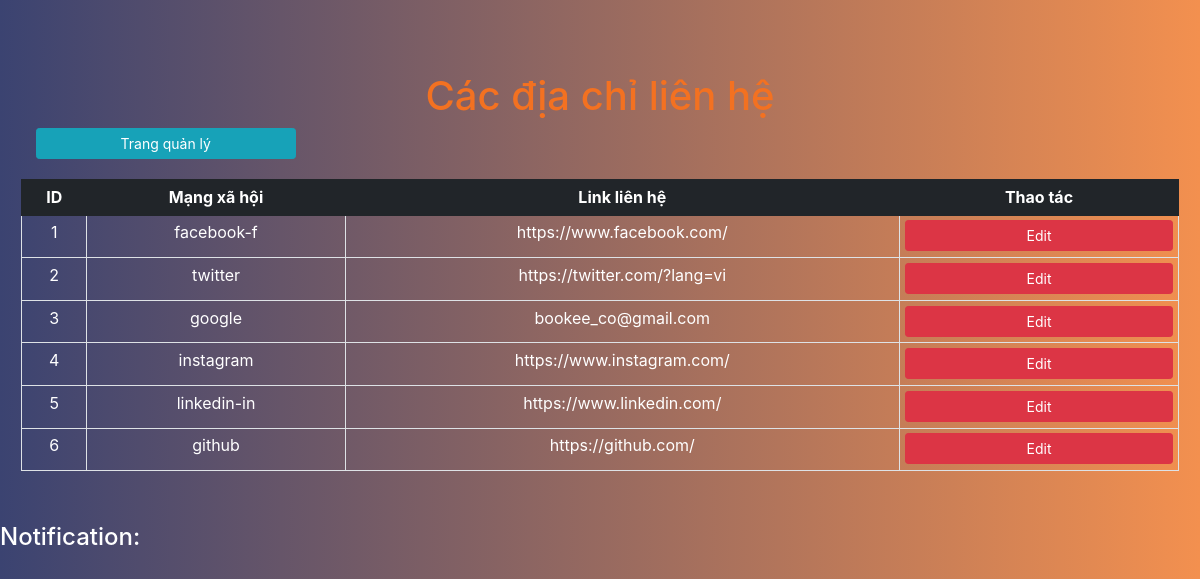
The app's page /BTL/people/admin/contact/index.php with its own data.
### tables this page shows
CREATE TABLE `contact` (
  `id` int(5) NOT NULL,
  `social` varchar(30) NOT NULL,
  `link` varchar(100) NOT NULL
);

### BTL/people/admin/contact/index.php (the view, shortened to what this page needs)
<!DOCTYPE html>
<html lang="en">
<head>
  <link href="https://maxcdn.bootstrapcdn.com/bootstrap/4.1.1/css/bootstrap.min.css" rel="stylesheet" id="bootstrap-css" />
  <link rel="stylesheet" href="../style.css" />
</head>
<body>
  <div class="container-fluid back-ground">
    <div class="head">
      <h1>Các địa chỉ liên hệ</h1>
    </div>
    <div class="row">
      <div class="col-md-3 col-sm-4 col-6" style="padding-bottom: 20px;">
        <button type="button" class="btn btn-info btn-block btn-sm" id="back">Trang quản lý</button>
      </div>
    </div>
    <div class="row table-responsive-sm">
      <table class="table table-bordered table-sm">
        <thead class="thead-dark">
          <tr>
            <th>ID</th>
            <th>Mạng xã hội</th>
            <th>Link liên hệ</th>
            <th>Thao tác</th>
          </tr>
        </thead>
        <tbody>
          <?php
          include $_SERVER['DOCUMENT_ROOT'] . '/BTL/php/conn.php';
          $sql = "SELECT * FROM contact";
          $result = mysqli_query($con, $sql);
          while ($row = mysqli_fetch_assoc($result)) {
            $id = $row['id'];
            $social = $row['social'];
            $link = $row['link'];
          ?>
            <tr>
              <td><?php echo $id ?></td>
              <td><?php echo $social ?></td>
              <td><?php echo $link ?></td>
              <td>
                <div class="row justify-content-center">
                  <div class="col-12">
                    <button type="button" class="btn btn-danger btn-block btn-sm edit" id="<?php echo $id; ?>">Edit</button>
                  </div>
                  <div class="col-6">
                  </div>
                  <div class="col-6">
                  </div>
                </div>
              </td>
            </tr>
          <?php
          }
          ?>
        </tbody>
      </table>
    </div>
  </div>
  <div>
    <h4 style="color: white;">Notification:</h4>
  </div>
</body>
</html>

### BTL/people/admin/style.css (style rules this page uses)
body { background: #f3904f; background: -webkit-linear-gradient( to right, #3b4371, #f3904f ); background: linear-gradient( to right, #3b4371, #f3904f ); }
.back-ground { margin-top: 3%; padding: 3%; }
table td { color: white; }
.table-responsive-sm { text-align: center; }
.head { color: #f37121; text-align: center; }
.table .thead-dark th { color: #fff; background-color: #212529; border-color: #212529; }

### records on screen
contact: id "1", social "facebook-f", link "https://www.facebook.com/"
contact: id "2", social "twitter", link "https://twitter.com/?lang=vi"
contact: id "3", social "google", link "bookee_co@gmail.com"
contact: id "4", social "instagram", link "https://www.instagram.com/"
contact: id "5", social "linkedin-in", link "https://www.linkedin.com/"
contact: id "6", social "github", link "https://github.com/"
